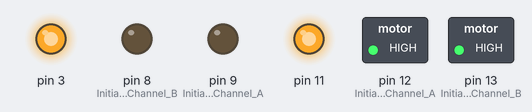
Bench run of a sketch on a simulated Arduino Uno, built with avr-gcc and run on an emulated ATmega328P. Shown: switched loads named in the sketch (green lamp = pin HIGH), output pins drawn as LEDs (lit = HIGH).

Above: at 0.05 s.
At 3.05 s:
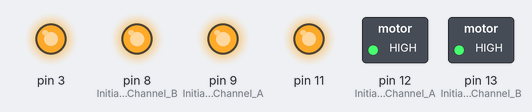
At 4.5 s:
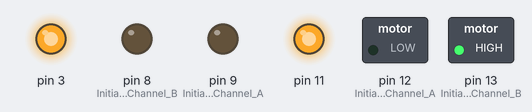
At 5.95 s:
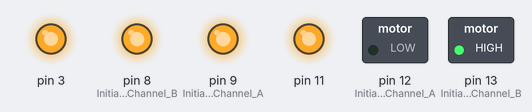
Timing chart, 0 to 6.9 s (numbered marks = the images above):
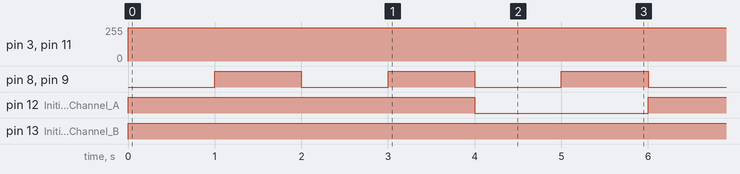

Measured:
- by itself, pin 3, pin 11: 0/255 → 250/255 at 0.00 s
- by itself, pin 8 (Initiates_Brake_Channel_B), pin 9 (Initiates_Brake_Channel_A): alternates HIGH for 1.0 s and LOW for 1.0 s
- by itself, pin 12 (Initiates_Motor_Channel_A): alternates HIGH for 4.0 s and LOW for 2.0 s
- by itself, pin 13 (Initiates_Motor_Channel_B): LOW → HIGH at 0.00 s

The sketch:

rkd_2wrobot_01-square.ino
```cpp
void setup() {
    //Setup Channel A motor
    pinMode(12, OUTPUT); //Initiates Motor Channel A pin
    pinMode(9, OUTPUT); //Initiates Brake Channel A pin

    //Setup Channel B motor
    pinMode(13, OUTPUT); //Initiates Motor Channel B pin
    pinMode(8, OUTPUT);  //Initiates Brake Channel B pin


  }

void loop(){


  //Motor A forward @ full speed
  digitalWrite(12, HIGH); //Establishes forward direction of Channel A
  digitalWrite(9, LOW);   //Disengage the Brake for Channel A
  analogWrite(3, 250);   //Spins the motor on Channel A at full speed

  // //Motor B fwd
  digitalWrite(13, HIGH);  //Establishes backward direction of Channel B
  digitalWrite(8, LOW);   //Disengage the Brake for Channel B
  analogWrite(11, 250);    //Spins the motor on Channel B at half speed

  delay(1000);

  digitalWrite(9, HIGH);  //Engage the Brake for Channel A
  digitalWrite(8, HIGH);  //Engage the Brake for Channel B

  delay(1000);

  digitalWrite(9, LOW); //disengage brake
  digitalWrite(8, LOW);
  delay(1000);
  digitalWrite(9, HIGH);  //Engage the Brake for Channel A
  digitalWrite(8, HIGH);  //Engage the Brake for Channel B
  delay(1000);


  digitalWrite(12, LOW); //Establishes reverse direction of Channel A

  digitalWrite(9, LOW); //disengage brake
  digitalWrite(8, LOW);
  delay(1000);
  digitalWrite(9, HIGH);  //Engage the Brake for Channel A
  digitalWrite(8, HIGH);  //Engage the Brake for Channel B


  // //Motor A forward @ full speed
  // digitalWrite(12, HIGH); //Establishes forward direction of Channel A
  // digitalWrite(9, LOW);   //Disengage the Brake for Channel A
  // analogWrite(3, 250);   //Spins the motor on Channel A at full speed

  // // //Motor B fwd
  // digitalWrite(13, HIGH);  //Establishes backward direction of Channel B
  // digitalWrite(8, LOW);   //Disengage the Brake for Channel B
  // analogWrite(11, 250);    //Spins the motor on Channel B at half speed

  // delay(1000);

  // digitalWrite(9, HIGH);  //Engage the Brake for Channel A
  // digitalWrite(8, HIGH);  //Engage the Brake for Channel B

  // delay(1000);

  // digitalWrite(9, LOW);
  // digitalWrite(8, LOW);


  // //Motor A forward @ full speed
  // digitalWrite(12, LOW);  //Establishes backward direction of Channel A
  // digitalWrite(9, LOW);   //Disengage the Brake for Channel A
  // analogWrite(3, 123);    //Spins the motor on Channel A at half speed

  // //Motor B forward @ full speed
  // digitalWrite(13, HIGH); //Establishes forward direction of Channel B
  // digitalWrite(8, LOW);   //Disengage the Brake for Channel B
  // analogWrite(11, 255);   //Spins the motor on Channel B at full speed

  // delay(3000);

  // digitalWrite(9, HIGH);  //Engage the Brake for Channel A
  // digitalWrite(8, HIGH);  //Engage the Brake for Channel B

  delay(1000);
}
```
